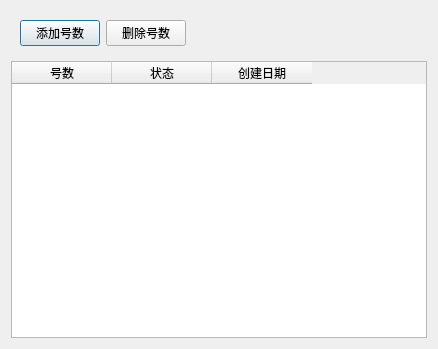
<?xml version="1.0" encoding="UTF-8"?>
<ui version="4.0">
 <class>Dialog</class>
 <widget class="QDialog" name="Dialog">
  <property name="geometry">
   <rect>
    <x>0</x>
    <y>0</y>
    <width>438</width>
    <height>349</height>
   </rect>
  </property>
  <property name="windowTitle">
   <string>号数列表</string>
  </property>
  <layout class="QVBoxLayout" name="verticalLayout">
   <item>
    <widget class="QWidget" name="widget" native="true">
     <layout class="QHBoxLayout" name="horizontalLayout">
      <item>
       <widget class="QPushButton" name="pushButton">
        <property name="text">
         <string>添加号数</string>
        </property>
       </widget>
      </item>
      <item>
       <widget class="QPushButton" name="pushButton_2">
        <property name="text">
         <string>删除号数</string>
        </property>
       </widget>
      </item>
      <item>
       <spacer name="horizontalSpacer">
        <property name="orientation">
         <enum>Qt::Horizontal</enum>
        </property>
        <property name="sizeHint" stdset="0">
         <size>
          <width>40</width>
          <height>20</height>
         </size>
        </property>
       </spacer>
      </item>
     </layout>
    </widget>
   </item>
   <item>
    <widget class="QTableWidget" name="tableWidget">
     <column>
      <property name="text">
       <string>号数</string>
      </property>
     </column>
     <column>
      <property name="text">
       <string>状态</string>
      </property>
     </column>
     <column>
      <property name="text">
       <string>创建日期</string>
      </property>
     </column>
    </widget>
   </item>
  </layout>
 </widget>
 <resources/>
 <connections/>
</ui>
